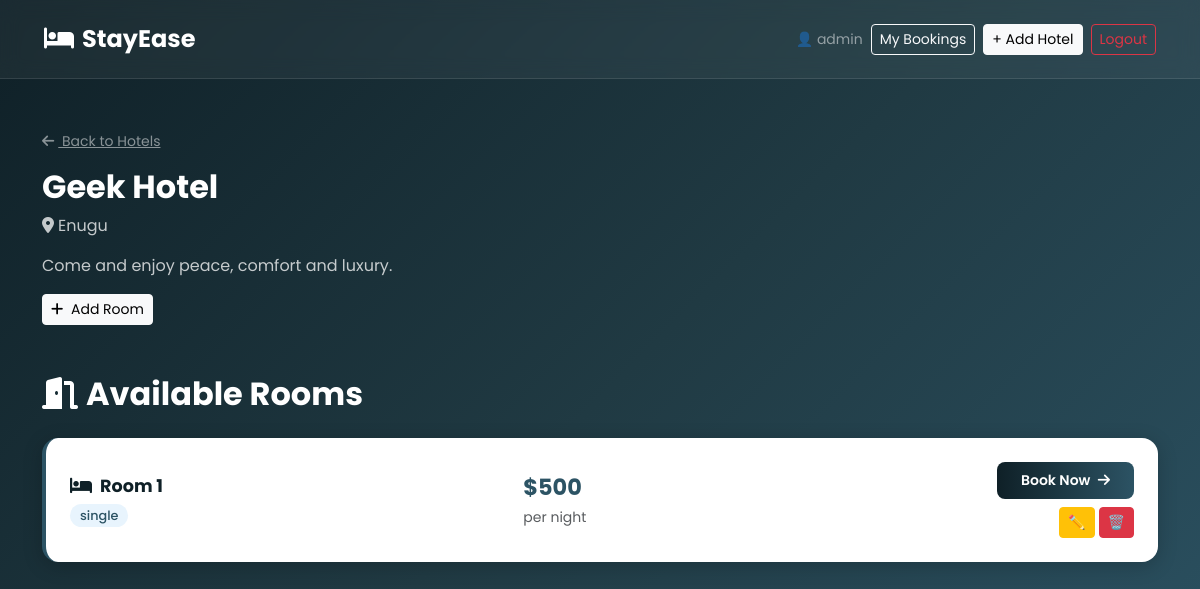
The page /hotels/3/ (signed in) on the database its author committed.
### hotels/models.py (models this page shows, shortened)
class Hotel(models.Model):
    name = models.CharField(max_length=100)
    location = models.CharField(max_length=100)
    description = models.TextField()
    created_by = models.ForeignKey(User, on_delete=models.CASCADE)
    image = models.ImageField(upload_to='hotels/', blank=True, null=True)

class Room(models.Model):
    hotel = models.ForeignKey(Hotel, on_delete=models.CASCADE)
    room_number = models.IntegerField()
    room_type = models.CharField(max_length=100)
    price_per_night = models.IntegerField()
    is_available = models.BooleanField(default=True)

### hotels/views.py (the view)
# urls.py: path('hotels/<int:hotel_id>/', views.hotel_detail, name='hotel_detail'),
@login_required
def hotel_detail(request, hotel_id):
    hotel = Hotel.objects.get(id=hotel_id)
    rooms = Room.objects.filter(hotel=hotel)
    return render(request, 'hotels/hotel_detail.html', {'hotel': hotel, 'rooms': rooms})

### hotels/templates/hotels/hotel_detail.html (shortened to what this page needs)
<!DOCTYPE html>
<html lang="en">
<head>
    <link href="https://cdn.jsdelivr.net/npm/bootstrap@5.3.0/dist/css/bootstrap.min.css" rel="stylesheet">
    <link rel="stylesheet" href="https://cdnjs.cloudflare.com/ajax/libs/font-awesome/6.4.0/css/all.min.css">
</head>
<body>
    <nav class="navbar navbar-expand-lg">
        <div class="container">
            <a class="navbar-brand" href="/"><i class="fas fa-bed me-2"></i>StayEase</a>
            <div class="d-flex align-items-center gap-2 ms-auto">
                {% if request.user.is_authenticated %}
                    <span class="text-white-50 small d-none d-md-inline">👤 {{ request.user.username }}</span>
                    <a href="/my-bookings/" class="btn btn-outline-light btn-sm">My Bookings</a>
                    {% if request.user.is_staff %}
                    <a href="/add-hotel/" class="btn btn-light btn-sm">+ Add Hotel</a>
                    {% endif %}
                    <form method="post" action="/accounts/logout/" class="d-inline">
                        <button type="submit" class="btn btn-outline-danger btn-sm">Logout</button>
                    </form>
                {% else %}
                    <a href="/accounts/login/" class="btn btn-outline-light btn-sm">Login</a>
                    <a href="/accounts/register/" class="btn btn-light btn-sm">Register</a>
                {% endif %}
            </div>
        </div>
    </nav>
    <section class="hotel-banner">
        <div class="container">
            <a href="/" class="text-white-50 small mb-3 d-inline-block"><i class="fas fa-arrow-left me-1"></i> Back to Hotels</a>
            <h1>{{ hotel.name }}</h1>
            <p class="opacity-75"><i class="fas fa-map-marker-alt me-1"></i>{{ hotel.location }}</p>
            <p class="opacity-75">{{ hotel.description }}</p>
            {% if request.user.is_staff %}
            <a href="/add-room/{{ hotel.id }}/" class="btn btn-light btn-sm"><i class="fas fa-plus me-1"></i> Add Room</a>
            {% endif %}
        </div>
    </section>
    <div class="container pb-5">
        <h2 class="text-white fw-bold mb-4"><i class="fas fa-door-open me-2"></i>Available Rooms</h2>
        {% for room in rooms %}
        <div class="room-row">
            <div class="row align-items-center">
                <div class="col-12 col-md-5 mb-3 mb-md-0">
                    <p class="room-number mb-1"><i class="fas fa-bed me-2"></i>Room {{ room.room_number }}</p>
                    <span class="room-type">{{ room.room_type }}</span>
                </div>
                <div class="col-6 col-md-3">
                    <p class="price-tag mb-0">${{ room.price_per_night }}</p>
                    <small class="text-muted">per night</small>
                </div>
                <div class="col-6 col-md-4 text-end">
                    {% if room.is_available %}
                    <a href="/book/{{ room.id }}/" class="btn btn-book btn-sm">Book Now <i class="fas fa-arrow-right ms-1"></i></a>
                    {% else %}
                    <button class="btn btn-secondary btn-sm" disabled>Unavailable</button>
                    {% endif %}
                    {% if request.user.is_staff %}
                    <div class="d-flex gap-1 mt-2 justify-content-end">
                        <a href="/edit-room/{{ room.id }}/" class="btn btn-warning btn-sm">✏️</a>
                        <a href="/delete-room/{{ room.id }}/" class="btn btn-danger btn-sm" onclick="return confirm('Are you sure you want to delete this room?')">🗑️</a>
                    </div>
                    {% endif %}
                </div>
            </div>
        </div>
        {% endfor %}
    </div>
</body>
</html>

### hotels/templates/hotels/hotel_detail.html (style rules this page uses)
* { font-family: 'Poppins', sans-serif; }
body { background: linear-gradient(135deg, #0f2027, #203a43, #2c5364); min-height: 100vh; }
.navbar { background: rgba(255,255,255,0.05); backdrop-filter: blur(10px); padding: 1rem 2rem; border-bottom: 1px solid rgba(255,255,255,0.1); }
.navbar-brand { font-size: 1.5rem; font-weight: 700; color: white !important; }
.hotel-banner { padding: 50px 0; color: white; }
.hotel-banner h1 { font-size: 2rem; font-weight: 700; }
.room-row { background: white; border-radius: 16px; box-shadow: 0 4px 20px rgba(0,0,0,0.2); padding: 1.5rem; margin-bottom: 1rem; transition: transform 0.2s; border-left: 4px solid #2c5364; }
.room-number { font-size: 1.1rem; font-weight: 700; color: #0f2027; }
.room-type { background: #e8f4fd; color: #2c5364; padding: 3px 10px; border-radius: 20px; font-size: 0.8rem; font-weight: 500; }
.price-tag { font-size: 1.4rem; font-weight: 700; color: #2c5364; }
.btn-book { background: linear-gradient(to right, #0f2027, #2c5364); color: white; border: none; border-radius: 8px; padding: 8px 24px; font-weight: 600; white-space: nowrap; }

### rows shown on the page
Hotel: name "Geek Hotel", location "Enugu", description "Come and enjoy peace, comfort and luxury."
Room: room_number "1", room_type "single", price_per_night "500"

### other values the page prints
{{ request.user.username }} "admin"
